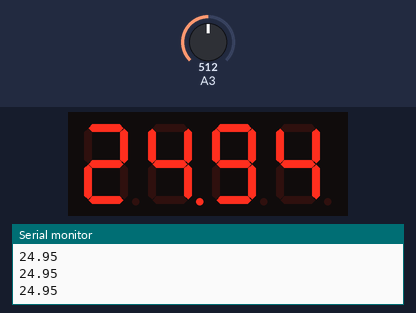
A sketch run on a simulated Arduino Uno, built with avr-gcc and run on an emulated ATmega328P. On the bench: 4-digit seven-segment display, the last lines printed to the serial monitor. Wiring (inferred from the names in the program): 4-digit 7-segment display, segments lit when HIGH: segments A0, A1, A2, pin 2, pin 4, pin 7, pin 8, pin 13; digit selects pin 5, pin 6, pin 9, pin 10. The test bench sets the inputs (shaded band); at power-on: A3 = 512. The segment pins are drawn as the display they are named for.

Above: at 1.2 s.
1.3 s: A3 set to 716
At 2.2 s:
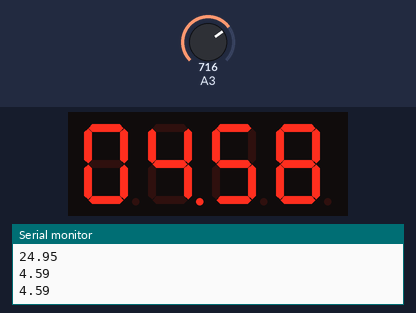
3.1 s: A3 set to 900
At 4.0 s:
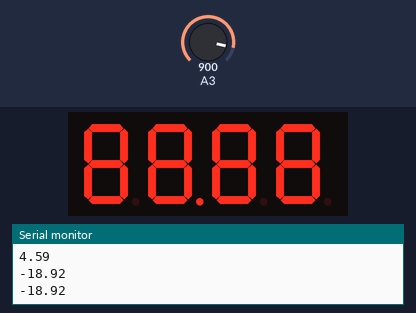
4.8 s: A3 set to 511
At 5.9 s:
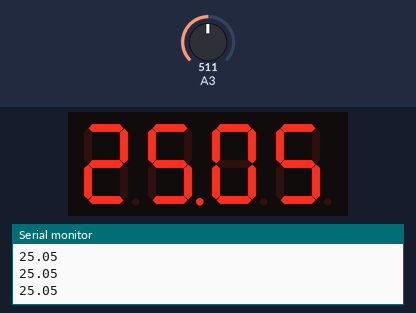
Timing chart, 0 to 7.8 s (numbered marks = the images above; inputs shaded):
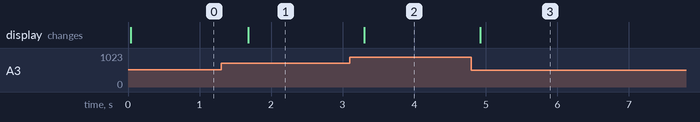

The sketch:

15.ino
```cpp
int A = A0
    ,B = A1
    ,C = A2
    ,D = 2
    ,E = 4
    ,F = 7
    ,G = 8
    ,DP = 13
    ,D1 = 5
    ,D2 = 6
    ,D3 = 9
    ,D4 = 10;
float T0 = 25+273.15;
float X = 3435.0;
float R0 = 10000.0;

void setup() {
    pinMode(A,OUTPUT);
  pinMode(B,OUTPUT);
  pinMode(C,OUTPUT);
  pinMode(D,OUTPUT);
  pinMode(E,OUTPUT);
  pinMode(F,OUTPUT);
  pinMode(G,OUTPUT);
  pinMode(DP,OUTPUT);

  pinMode(D1,OUTPUT);
  pinMode(D2,OUTPUT);
  pinMode(D3,OUTPUT);
  pinMode(D4,OUTPUT);
  Serial.begin(9600);

}
void displayNumber1();
void displaySegment(int);
void loop() {

  displayNumber1();

}
void displayNumber1(){
  float Y = analogRead(A3);
   float R = (R0*Y)/(1023-Y);
   float T;
   T = (T0*X)/(X+(T0*log(R/R0)));
  Serial.println(T-273.15);
  float RealTemp = T-273.15;
  int d = RealTemp*100;
  int w,x,y,z;
  w=(d-(d%1000))/1000;
  x=((d-(w*1000))-((d-(w*1000))%100))/100;
  y=((d-(w*1000)-(x*100))-((d-(w*1000)-(x*100))%10))/10;
  z=(d-(w*1000)-(x*100)-(y*10))-((d-(w*1000)-(x*100)-(y*10))%1);
    for(int i = 0;i <20;i++){
  for(int digit = 1;digit<= 4;digit ++){
    //int a;
    //a= digit;

   //Serial.println(a);

    switch(digit){
      case 1: displaySegment(w);
      break;
      case 2: displaySegment(x);
      break;
      case 3: displaySegment(y);
      break;
      case 4: displaySegment(z);
      break;

    }
    //analogWrite(5,analogRead(A5));

        switch(digit){
      case 1 :
      digitalWrite(D1,HIGH);

      break;
      case 2 :
      digitalWrite(D2,HIGH);
      digitalWrite(DP,HIGH);
      break;
      case 3 :
      digitalWrite(D3,HIGH);
      break;
      case 4 :
      digitalWrite(D4,HIGH);

      break;
    }
    delay(5);
  digitalWrite(D1,LOW);
  digitalWrite(DP,LOW);
  digitalWrite(D2,LOW);
  digitalWrite(D3,LOW);
  digitalWrite(D4,LOW);

  }
  }
}
void displaySegment(int n){
  switch(n){
    case 1:
    digitalWrite(A,LOW);
    digitalWrite(B,HIGH);
    digitalWrite(C,HIGH);
    digitalWrite(D,LOW);
    digitalWrite(E,LOW);
    digitalWrite(F,LOW);
    digitalWrite(G,LOW);
    break;

      case 2:
    digitalWrite(A,HIGH);
    digitalWrite(B,HIGH);
    digitalWrite(C,LOW);
    digitalWrite(D,HIGH);
    digitalWrite(E,HIGH);
    digitalWrite(F,LOW);
    digitalWrite(G,HIGH);
    break;

       case 3:
    digitalWrite(A,HIGH);
    digitalWrite(B,HIGH);
    digitalWrite(C,HIGH);
    digitalWrite(D,HIGH);
    digitalWrite(E,LOW);
    digitalWrite(F,LOW);
    digitalWrite(G,HIGH);
    break;

     case 4:
    digitalWrite(A,LOW);
    digitalWrite(B,HIGH);
    digitalWrite(C,HIGH);
    digitalWrite(D,LOW);
    digitalWrite(E,LOW);
    digitalWrite(F,HIGH);
    digitalWrite(G,HIGH);
    break;

     case 5:
    digitalWrite(A,HIGH);
    digitalWrite(B,LOW);
    digitalWrite(C,HIGH);
    digitalWrite(D,HIGH);
    digitalWrite(E,LOW);
    digitalWrite(F,HIGH);
    digitalWrite(G,HIGH);
    break;

     case 6:
    digitalWrite(A,HIGH);
    digitalWrite(B,LOW);
    digitalWrite(C,HIGH);
    digitalWrite(D,HIGH);
    digitalWrite(E,HIGH);
    digitalWrite(F,HIGH);
    digitalWrite(G,HIGH);
    break;

     case 7:
    digitalWrite(A,HIGH);
    digitalWrite(B,HIGH);
    digitalWrite(C,HIGH);
    digitalWrite(D,LOW);
    digitalWrite(E,LOW);
    digitalWrite(F,LOW);
    digitalWrite(G,LOW);
    break;

     case 8:
    digitalWrite(A,HIGH);
    digitalWrite(B,HIGH);
    digitalWrite(C,HIGH);
    digitalWrite(D,HIGH);
    digitalWrite(E,HIGH);
    digitalWrite(F,HIGH);
    digitalWrite(G,HIGH);
    break;

     case 9:
    digitalWrite(A,HIGH);
    digitalWrite(B,HIGH);
    digitalWrite(C,HIGH);
    digitalWrite(D,HIGH);
    digitalWrite(E,LOW);
    digitalWrite(F,HIGH);
    digitalWrite(G,HIGH);
    break;

     case 0:
    digitalWrite(A,HIGH);
    digitalWrite(B,HIGH);
    digitalWrite(C,HIGH);
    digitalWrite(D,HIGH);
    digitalWrite(E,HIGH);
    digitalWrite(F,HIGH);
    digitalWrite(G,LOW);
    break;
  }

}
```

Measured:
- after the input at 1.3 s, the display: changes after 0.38 s (image 1)
- after the input at 3.1 s, the display: changes after 0.20 s (image 2)
- after the input at 4.8 s, the display: changes after 0.12 s (image 3)
